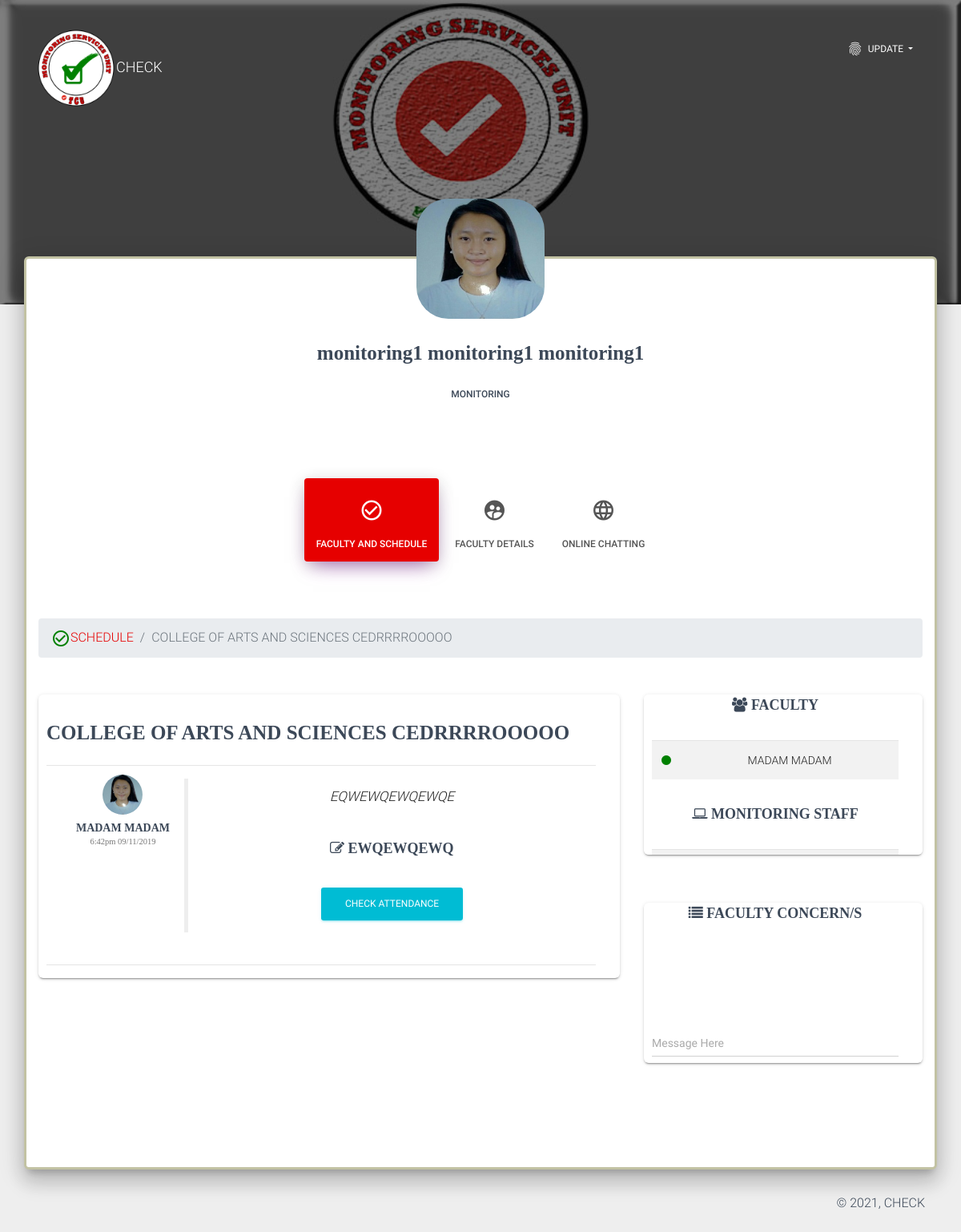
/monitoring/index.php?ci=22 (signed in), run on the app's committed database.
### tables this page shows
CREATE TABLE `monitoring` (
  `monitoringSeqNo` int(11) NOT NULL,
  `monitoringID` varchar(255) NOT NULL,
  `firstName` varchar(255) NOT NULL,
  `middleName` varchar(255) NOT NULL,
  `lastName` varchar(255) NOT NULL,
  `section` varchar(255) NOT NULL,
  `yearLevel` varchar(255) NOT NULL,
  `password` varchar(255) NOT NULL,
  `img` varchar(255) NOT NULL
);

CREATE TABLE `class` (
  `classID` int(11) NOT NULL,
  `section` varchar(255) NOT NULL,
  `subject` varchar(255) NOT NULL,
  `faculty` varchar(255) NOT NULL
);

CREATE TABLE `section` (
  `sectionID` int(11) NOT NULL,
  `section` varchar(255) NOT NULL,
  `yearLevel` varchar(255) NOT NULL
);

CREATE TABLE `post` (
  `postID` int(11) NOT NULL,
  `post` varchar(5000) NOT NULL,
  `poster` varchar(255) NOT NULL,
  `date` varchar(255) NOT NULL,
  `time` varchar(255) NOT NULL,
  `class` varchar(255) NOT NULL
);

CREATE TABLE `faculty` (
  `facultySeqNo` int(11) NOT NULL,
  `Firstname` varchar(255) NOT NULL,
  `Lastname` varchar(255) NOT NULL,
  `password` varchar(255) NOT NULL,
  `facultyID` varchar(255) NOT NULL,
  `status` varchar(255) NOT NULL DEFAULT '0',
  `img` varchar(255) NOT NULL
);

CREATE TABLE `postattachment` (
  `postAttachementID` int(11) NOT NULL,
  `type` varchar(255) NOT NULL,
  `file` varchar(255) NOT NULL,
  `postID` varchar(255) NOT NULL,
  `ext` varchar(255) NOT NULL,
  `title` varchar(255) NOT NULL DEFAULT '1'
);

CREATE TABLE `room` (
  `roomID` int(11) NOT NULL,
  `roomTitle` varchar(255) NOT NULL,
  `faculty` varchar(255) NOT NULL,
  `timer` varchar(255) NOT NULL,
  `test` varchar(255) NOT NULL
);

### include/function.php (the view, shortened to what this page needs)
<?php
	function MonitoringName($con,$monitoringID){
		$a = mysqli_query($con,"SELECT * from monitoring where monitoringID = '$monitoringID'");
		while($row = mysqli_fetch_array($a)){
			echo $row['firstName']." ".$row['middleName']." ".$row['lastName'];
		}
	}
			?>
						<?php
	function ProfilePicMonitoring($con,$id){
		$a = mysqli_query($con,"SELECT * from monitoring where monitoringID = '$id'");
			while($row = mysqli_fetch_array($a)){
				echo $row['img'];
			}
	}
	function getSELECTedClassName($con,$ci){
		$a = mysqli_query($con,"SELECT *,section.section as TextSection from class inner join section on class.section = section.sectionID where classID = '$ci'");
			while($row = mysqli_fetch_array($a)){
				echo $row['TextSection']." ".$row['subject'];
			}
	}
	function tableClassMemberSV($con,$classID){
		$a = mysqli_query($con,"SELECT * from classmember inner join monitoring on monitoring.monitoringID = classmember.member where classID = '$classID' and status = '1'");
		while($row = mysqli_fetch_array($a)){
			echo "
					<tr>
						<td style='width:5px;'><i class='fa fa-circle' style='color:green;'></i></td>
						<td>". $row['monitoringID']."</td>
						<td>". $row['firstName']." ".$row['lastName']."</td>
					</tr>
			";
		}
	}
	function getFacultyInClass($con,$classID){
		$a = mysqli_query($con,"SELECT * from class inner join faculty on class.faculty = faculty.facultyID where classID = '$classID'");
			while($row = mysqli_fetch_array($a)){
				echo $row['Firstname']." ".$row['Lastname'];
			}
	}
						?>
											<?php
	function postWallMonitoring($con,$classID){
		$a = mysqli_query($con,"SELECT * from post inner join faculty on post.poster = faculty.facultyID where class = '$classID' order by postID desc");
		while($row = mysqli_fetch_array($a)){
			$postID = $row['postID'];
			echo"
				<div class='tim-typo' >
					<span class='tim-note' style='width:22%;height:100%'>
						<img style='width:50px;height:50px;float:center;' src='../assets/img/upload/img/".$row['img']."' alt='Circle Image' class='rounded-circle img-fluid'>
							<p class='title' style='position:relative;top:-55px;'>".$row['Firstname']." ".$row['Lastname']."
								<small><br>6:42pm 09/11/2019</small>
							</p>
					</span>
					<div class='blockquote undefined'>
						<p>
							".$row['post']."
						</p>
						<div id='attachment'>
							<div class='row'>
							";
							$aa = mysqli_query($con,"SELECT * from postattachment where postID = '$postID'");
								while($row = mysqli_fetch_array($aa)){
										if($row['type'] == 'Image'){
											?>
												<div class='col-md-6'>
													<img style='float:center;' src='../assets/img/upload/img/<?php echo $row['file']; ?>' class='rounded img-fluid'>
												</div>
											<?php
										}else if($row['type'] == 'room'){
											 $aaa = mysqli_query($con,"SELECT * from roomtake where roomID = '".$row['file']."' and postID = '$postID' and monitoring='".$_SESSION['monitoring']."'");
											 if(mysqli_num_rows($aaa) == 0){
												if($row['title'] == '2'){
													$disabled = 'disabled';
													$text = 'Room Disabled';
												}else{
													$disabled = '';
													$text = 'Check Attendance';
												}
												 ?>
													<div class='col-md-12'>
														<h4 class='title'><i class='fa fa-edit'></i> <?php getRoomName($con,$row['file']); ?></h4>
														<a href='ajaxProcess/startRoom.php?qi=<?php echo $row['file'];?>&postID=<?php echo $postID;?>&ci=<?php echo $_GET['ci'];?>'>
															<button class='btn btn-info' <?php echo $disabled; ?>><?php echo $text; ?></button>
														</a>
													</div>
												 <?php
											 }
										}
								}
			echo"
							</div>
						</div>
					</div>
				</div>
			<hr>
			";
		}
	}
				?>
				<?php
	function getRoomName($con,$roomID){
		$a = mysqli_query($con,"SELECT * from room where roomID = '$roomID'");
			while($row = mysqli_fetch_array($a)){
				echo $row['roomTitle'];
			}
	}
				?>
				<?php
	function checkMember($con,$monitoringID,$classID){
		$a = mysqli_query($con,"SELECT * from classmember where classID = '$classID' and member = '$monitoringID'");
		if(mysqli_num_rows($a) == 0){
			return 0;
		}else{
			while($row = mysqli_fetch_array($a)){
				if($row['status'] == 0){
					return 0;
				}else{
					return 1;
				}
			}
		}
	}
	function checkGroup($con,$classID){
		$a = mysqli_query($con,"SELECT * from class where classID = '$classID'");
		if(mysqli_num_rows($a) == 0){
			return 0;
		}else{
			return 1;
		}
	}
				?>

### monitoring/index.php (shortened to what this page needs)
<?php
	include '../include/function.php';
	include '../include/sessionS.php';
?>
<!DOCTYPE html>
<html lang="en">
<?php include '../include/head.php';?>
<body class="profile-page sidebar-collapse">
	<?php include '../include/snav.php'; ?>
  <div class="page-header header-filter" data-parallax="true" style="background-image: url('../assets/img/phot/logs3.jpg');"></div>
  <div class="main main-raised" STYLE='border-style:solid;border-color:#c2c2a3'>
    <div class="profile-content">
      <div class="container">
        <?php include 'include/monitoringData.php'; ?>
        <?php include 'include/monitoringNav.php'; ?>
        <div class="tab-content tab-space">
          <div class="tab-pane active text-center gallery" id="studio">
            <div class="row">
				<div class="col-md-12 ml-auto">
					<?php include 'include/myClass.php'; ?>
				</div>
            </div>
          </div>
        </div>
      </div>
    </div>
  </div>
 <?php include '../include/footer.php';?>
</body>
</html>

### include/head.php (shortened to what this page needs)
<head>
  <link rel="stylesheet" type="text/css" href="../assets/css/icon.css" />
  <link rel="stylesheet" href="../assets/css/icon.min.css">
  <link href="../assets/css/material-kit.css?v=2.0.6" rel="stylesheet" />
  <link href="../assets/demo/demo.css" rel="stylesheet" />
  <?php
	$base = basename($_SERVER['REQUEST_URI'], '?' . $_SERVER['QUERY_STRING']);
	if($base == "index.php"){
		?>
			<link href="../assets/css/radio.css" rel="stylesheet" />
		<?php
	}
	?>
</head>

### include/snav.php (shortened to what this page needs)
<nav  class="navbar navbar-transparent navbar-color-on-scroll fixed-top navbar-expand-lg" color-on-scroll="100" id="sectionsNav">
    <div class="container">
      <div class="navbar-translate">
	      <a class="navbar-brand" href="index.php">
    <img src="../assets/img/phot/MONITORING.png" alt="logo" style="width:100px;">CHECK
  </a>
      </div>
      <div class="collapse navbar-collapse">
        <ul class="navbar-nav ml-auto">
          <li class="dropdown nav-item">
            <a href="#" class="dropdown-toggle nav-link" data-toggle="dropdown">
              <i class="material-icons">fingerprint</i> Update
            </a>
          </li>
        </ul>
      </div>
    </div>
  </nav>

### monitoring/include/monitoringData.php
<div class="row">
          <div class="col-md-6 ml-auto mr-auto">
            <div class="profile">
              <img src="../assets/img/upload/img/<?php ProfilePicMonitoring($con,$_SESSION['monitoring']); ?>"  style='border-radius:40px;width:200px;height:150px'>
              <div class="name">
                <h3 class="title"><?php MonitoringName($con,$monitoringID); ?></h3>
                <h6>Monitoring</h6>
               </div>
            </div>
          </div>
        </div>

### monitoring/include/monitoringNav.php (shortened to what this page needs)
 <?php
	$base = basename($_SERVER['REQUEST_URI'], '?' . $_SERVER['QUERY_STRING']);
	if($base == "index.php"){$index = "active";}else{$index='';}
	if($base == "room.php"){$room = "active";}else{$room='';}
	if($base == "assessment.php"){$assesment = "active";}else{$assesment='';}
?>
 <div class="row" id='x'>
          <div class="col-md-9 ml-auto mr-auto">
            <div class="profile-tabs">
              <ul class="nav nav-pills nav-pills-icons justify-content-center" role="tablist">
                <li class="nav-item">
                  <a class="nav-link <?php echo $index; ?>" href="index.php">
                    <i class="material-icons">check_circle_outline</i> FACULTY AND SCHEDULE
                  </a>
                </li>
                <li class="nav-item">
                  <a class="nav-link <?php echo $room; ?>" href="room.php">
                    <i class="material-icons">supervised_user_circle</i> FACULTY DETAILS
                  </a>
                </li>
			 <li class="nav-item">
                  <a class="nav-link <?php echo $assesment; ?>" href="onlinechatting/index.php">
                    <i class="material-icons">language</i> ONLINE CHATTING
                  </a>
                </li>
              </ul>
            </div>
          </div>
        </div>

### monitoring/include/myClass.php (shortened to what this page needs)
<nav aria-label="breadcrumb" >
  <ol class="breadcrumb">
    <li class="breadcrumb-item active" aria-current="page"><a href='index.php'><i class="material-icons" style="color:green">check_circle_outline</i>SCHEDULE</a></li>
		<?php
			if(isset($_GET['ci'])){
				?>
					<li class="breadcrumb-item active" aria-current="page"><a><?php getSelectedClassName($con,$_GET['ci']); ?></a></li>
				<?php
			}
		?>
  </ol>
</nav>
<?php
if(isset($_GET['ci'])){
	if(checkGroup($con,$_GET['ci']) == 0){
		echo "<h3 class='title'>Class not Found</h3>";
	}else{
		if(checkMember($con,$monitoringID,$_GET['ci']) == 0){
			echo "<h3 class='title'>You're Not Member of This Class</h3>";
		}else{
?>
		<div class='classIn'>
			<div class='row' class='shadow-sm p-3 mb-5 bg-white rounded'>
				<div class='col-md-8'>
					<div class="card card-login">
						<div class="card-body">
							 <h3 class='title' style='float:left;'><?php getSelectedClassName($con,$_GET['ci']); ?></h3>
							 <br><br><br><hr>
							<div class='row'>
								<div class="col-md-12" id='postWall' style=''>
									<?php postWallMonitoring($con,$_GET['ci']); ?>
								</div>
							</div>
						</div>
					</div>
				</div>
				<div class='col-md-4'>
					<div class='row'>
						<div class='col-md-12'>
							<div class="card card-login" style='height:200px;overflow:auto;'>
								  <div class="card-body">
										<div class="tab-content tab-space">
											<div id='members' class='tab-pane active' style='position:relative;top:-50px;'>
												 <h4 class='title'><i class='fa fa-group'></i> FACULTY</h4>
												 <table class='table table-striped'>
													<tr>
														<td style='width:5px;'><i class='fa fa-circle' style='color:green;'></i></td>
														<td></h5><?php getFacultyInClass($con,$_GET['ci']); ?></h5></td>
													</tr>
												 </table>
												 <h4 class='title'><i class='fa fa-laptop'></i> MONITORING STAFF</h4>
												 <table class='table table-striped'>
													<?php tableClassMemberSV($con,$_GET['ci']); ?>
												 </table>
											</div>
										</div>
								  </div>
							  </div>
						</div>
						<div class='col-md-12'>
							<div class="card card-login" style='height:200px;'>
								  <div class="card-body">
										<div class="tab-content tab-space">
											<div id='members' class='tab-pane active' style='position:relative;top:-50px;'>
												 <h4 class='title'><i class='fa fa-list'></i> FACULTY CONCERN/S</h4>
													<div style='height:100px;overflow-x:hidden;overflow-y: scroll;padding:10px;' id='chatbox' >
													</div>
												 <input type='text' class='form-control' placeholder='Message Here' id='msgText'>
											</div>
										</div>
								  </div>
							  </div>
						</div>
					</div>
				</div>
			</div>
		</div>
	<?php
		}
	}
	} ?>

### include/footer.php (shortened to what this page needs)
<footer class="footer footer-default">
   <div class="container">
     <div class="copyright float-right">
       &copy;
       , CHECK
     </div>
   </div>
 </footer>

### assets/demo/demo.css (style rules this page uses)
.title { margin-top: 30px; min-height: 32px; }
.tim-typo { padding-left: 25%; margin-bottom: 40px; position: relative; width: 100%; }
.tim-typo .tim-note { bottom: 5px; color: #c0c1c2; display: block; font-weight: 400; font-size: 13px; line-height: 15px; left: 0; margin-left: 20px; position: absolute; width: 260px; }
.tim-note { text-transform: capitalize; }

### data on the page
monitoring: img (picture), firstName "monitoring1", middleName "monitoring1", lastName "monitoring1"
class: section.section "COLLEGE OF ARTS AND SCIENCES", subject "CEDRRRROOOOO", faculty.Firstname "MADAM", faculty.Lastname "MADAM"
post: faculty.img (picture), faculty.Firstname "MADAM", faculty.Lastname "MADAM", post "EQWEWQEWQEWQE"
postattachment: title "CHECK ATTENDANCE"
room: roomTitle "EWQEWQEWQ"
